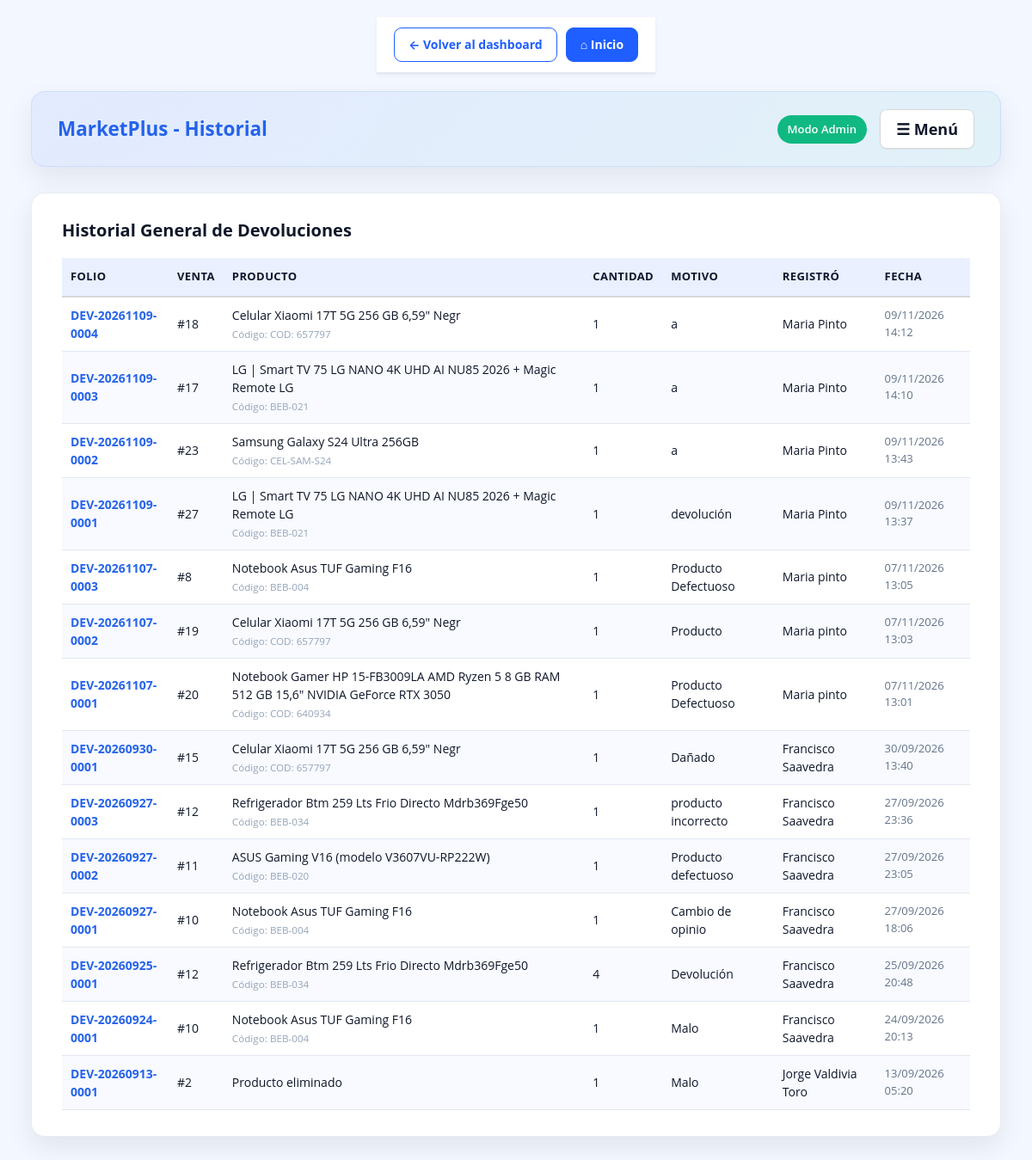
Page /Supervisor/historial_devoluciones.php (signed in) on the committed database.
### tables this page shows
CREATE TABLE `Devoluciones` (
  `id_devolucion` int(11) NOT NULL,
  `folio` varchar(50) NOT NULL,
  `id_venta` int(11) NOT NULL,
  `id_producto` int(11) NOT NULL,
  `cantidad` int(11) NOT NULL,
  `motivo` varchar(255) NOT NULL,
  `fecha` datetime DEFAULT current_timestamp(),
  `id_funcionario` int(11) DEFAULT NULL
);

CREATE TABLE `Ventas` (
  `id_ventas` int(11) NOT NULL,
  `id_funcionario` int(11) DEFAULT NULL,
  `id_cliente` int(11) DEFAULT NULL,
  `id_medio_pago` int(11) DEFAULT NULL,
  `total_venta` decimal(10,2) NOT NULL,
  `fecha_hora` datetime NOT NULL DEFAULT current_timestamp(),
  `ip_origen` varchar(45) DEFAULT NULL,
  `logs_seguridad` text DEFAULT NULL
);

CREATE TABLE `Productos` (
  `id_producto` int(11) NOT NULL,
  `id_categorias` int(11) NOT NULL,
  `nombre` varchar(255) NOT NULL,
  `descripcion` text NOT NULL,
  `precio` int(11) NOT NULL,
  `stock` int(11) NOT NULL,
  `imagen` varchar(255) DEFAULT NULL,
  `codigo` varchar(50) DEFAULT NULL,
  `activo` tinyint(1) NOT NULL DEFAULT 1
);

CREATE TABLE `funcionarios` (
  `id_funcionario` int(11) NOT NULL,
  `id_rol` int(11) NOT NULL,
  `nombre` varchar(45) NOT NULL,
  `apellido` varchar(45) NOT NULL,
  `rut` varchar(13) NOT NULL,
  `direccion` varchar(45) NOT NULL,
  `telefono` varchar(45) NOT NULL,
  `correo` varchar(45) NOT NULL,
  `contrasena` varchar(255) NOT NULL,
  `activo` tinyint(1) NOT NULL DEFAULT 1
);

### includes/auth.php (called while the page is built, shortened)
<?php
function esAdmin() {
    return isset($_SESSION['usuario']['rol']) && $_SESSION['usuario']['rol'] === 'administrador';
}

### Supervisor/historial_devoluciones.php (the view, shortened to what this page needs)
<?php
require_once __DIR__ . '/../includes/auth.php';
require_once __DIR__ . '/../funciones/navegacion.php';
$pdo = conectar();
$esAdmin = esAdmin();
$rolActual = $_SESSION['usuario']['rol'] ?? null;
$devoluciones = [];
try {
    $sql = "SELECT d.id_devolucion, d.folio, d.cantidad, d.motivo, d.fecha,
                   p.nombre AS producto, p.codigo,
                   v.id_ventas,
                   f.nombre AS func_nombre, f.apellido AS func_apellido
            FROM Devoluciones d
            LEFT JOIN Productos p ON d.id_producto = p.id_producto
            LEFT JOIN Ventas v ON d.id_venta = v.id_ventas
            LEFT JOIN funcionarios f ON d.id_funcionario = f.id_funcionario
            ORDER BY d.fecha DESC";
    $stmt = $pdo->query($sql);
    if ($stmt) {
        $devoluciones = $stmt->fetchAll(PDO::FETCH_ASSOC);
    }
} catch (PDOException $e) {
    $devoluciones = [];
}
?>
<!DOCTYPE html>
<html lang="es">
<head>
    <link rel="stylesheet" href="<?php echo BASE_URL; ?>/css/estilos.css?v=<?php echo time(); ?>">
    <link rel="stylesheet" href="<?php echo BASE_URL; ?>/css/navegacion.css">
    <link rel="stylesheet" href="../css/marketplus-theme.css?v=1">
</head>
<body>
<div class="container">
    <div class="header">
        <div>
            <h2 style="margin:0; color: #2563eb;">MarketPlus - Historial</h2>
        </div>
        <div style="display: flex; gap: 15px; align-items: center;">
            <?php if ($esAdmin): ?>
                <span style="background: #10b981; color: white; padding: 6px 12px; border-radius: 20px; font-weight: 600; font-size: 13px;">Modo Admin</span>
            <?php else: ?>
                <span style="background: #3b82f6; color: white; padding: 6px 12px; border-radius: 20px; font-weight: 600; font-size: 13px;">Modo <?php echo htmlspecialchars(ucfirst($rolActual)); ?></span>
            <?php endif; ?>
            <div class="menu-hamburguesa-container">
                <button class="btn-hamburguesa" aria-label="Abrir menú">☰ Menú</button>
            </div>
        </div>
    </div>
    <div class="card">
        <h3 style="margin-bottom: 20px;">Historial General de Devoluciones</h3>
        <?php if (empty($devoluciones)): ?>
            <p style="text-align: center; color: var(--text-muted); padding: 20px 0;">No hay devoluciones registradas en el sistema.</p>
        <?php else: ?>
            <table style="width: 100%; border-collapse: collapse;">
                <thead>
                    <tr style="border-bottom: 2px solid var(--border-color); text-align: left;">
                        <th style="padding: 12px 10px;">Folio</th>
                        <th style="padding: 12px 10px;">Venta</th>
                        <th style="padding: 12px 10px;">Producto</th>
                        <th style="padding: 12px 10px;">Cantidad</th>
                        <th style="padding: 12px 10px;">Motivo</th>
                        <th style="padding: 12px 10px;">Registró</th>
                        <th style="padding: 12px 10px;">Fecha</th>
                    </tr>
                </thead>
                <tbody>
                    <?php foreach ($devoluciones as $d): ?>
                    <tr style="border-bottom: 1px solid var(--border-color);">
                        <td style="padding: 10px; font-weight: 700; color: #2563eb;"><?php echo htmlspecialchars($d['folio']); ?></td>
                        <td style="padding: 10px;">#<?php echo (int)$d['id_ventas']; ?></td>
                        <td style="padding: 10px;">
                            <?php echo htmlspecialchars($d['producto'] ?? 'Producto eliminado'); ?>
                            <?php if (!empty($d['codigo'])): ?>
                                <br><small style="color:#94a3b8;">Código: <?php echo htmlspecialchars($d['codigo']); ?></small>
                            <?php endif; ?>
                        </td>
                        <td style="padding: 10px;"><?php echo (int)$d['cantidad']; ?></td>
                        <td style="padding: 10px;"><?php echo htmlspecialchars($d['motivo']); ?></td>
                        <td style="padding: 10px;">
                            <?php
                            if (!empty($d['func_nombre'])) {
                                echo htmlspecialchars($d['func_nombre'] . ' ' . $d['func_apellido']);
                            } else {
                                echo '<em style="color:#94a3b8;">N/A</em>';
                            }
                            ?>
                        </td>
                        <td style="padding: 10px; color: var(--text-muted); font-size: 13px;"><?php echo date('d/m/Y H:i', strtotime($d['fecha'])); ?></td>
                    </tr>
                    <?php endforeach; ?>
                </tbody>
            </table>
        <?php endif; ?>
    </div>
</div>
</body>
</html>

### css/estilos.css (style rules this page uses)
:root { --primary: #2563eb; --primary-hover: #1d4ed8; --bg-light: #f8fafc; --card-bg: #ffffff; --text-dark: #0f172a; --text-muted: #64748b; --border-color: #e2e8f0; --danger: #ef4444; --success: #10b981; }
* { box-sizing: border-box; margin: 0; padding: 0; font-family: system-ui, -apple-system, BlinkMacSystemFont, 'Segoe UI', Roboto, Oxygen, Ubuntu, Cantarell, sans-serif; }
body { background-color: var(--bg-light); color: var(--text-dark); line-height: 1.6; padding: 30px 20px; font-size: 15px; }
.container { max-width: 1200px; margin: 0 auto; }
.header { background: var(--card-bg); padding: 20px 30px; border-radius: 14px; display: flex; justify-content: space-between; align-items: center; box-shadow: 0 1px 3px rgba(0,0,0,0.08); margin-bottom: 30px; }
.menu-hamburguesa-container { position: relative; display: inline-block; }
.btn-hamburguesa { background: #ffffff; border: 1px solid var(--border-color); color: var(--text-dark); font-size: 18px; padding: 10px 18px; border-radius: 8px; cursor: pointer; transition: all 0.2s ease; box-shadow: 0 1px 2px rgba(0,0,0,0.05); }
.card { background: var(--card-bg); border-radius: 14px; padding: 30px 35px; box-shadow: 0 1px 3px rgba(0,0,0,0.08); margin-bottom: 30px; }
.card h3 { margin-bottom: 18px; font-size: 20px; color: var(--text-dark); }
table { width: 100%; border-collapse: collapse; margin-top: 15px; }
th, td { padding: 14px 12px; text-align: left; border-bottom: 1px solid var(--border-color); font-size: 14px; line-height: 1.5; }
th { background: #f1f5f9; color: #475569; font-weight: 600; font-size: 13px; text-transform: uppercase; letter-spacing: 0.4px; }
:root { --lider-blue: #0071ce; --lider-blue-hover: #0058a3; --lider-yellow: #ffc220; --bg-gray: #f4f6f8; --text-main: #2e2e2e; --border-color: #d8d8d8; }
* { box-sizing: border-box; font-family: 'Open Sans', -apple-system, BlinkMacSystemFont, Roboto, sans-serif; margin: 0; padding: 0; }
body { background-color: var(--bg-gray); display: flex; flex-direction: column; align-items: center; justify-content: center; min-height: 100vh; padding: 20px; }

### css/marketplus-theme.css (style rules this page uses)
:root { --mp-primary: #1f5eff; --mp-primary-dark: #173fbf; --mp-secondary: #0f172a; --mp-accent: #14b8a6; --mp-background: #f3f7ff; --mp-surface: #ffffff; --mp-text: #0f172a; --mp-muted: #64748b; --mp-border: #e2e8f0; --mp-shadow: 0 12px 30px rgba(15, 23, 42, 0.08); }
html { scroll-behavior: smooth; }
body { background: var(--mp-background); color: var(--mp-text); font-family: "Segoe UI", Tahoma, Geneva, Verdana, sans-serif; }
h1, h2, h3, h4, h5, h6 { color: var(--mp-secondary); line-height: 1.25; }
.container, .content, main.content, .export-content, .admin-layout { width: min(1200px, calc(100% - 32px)); margin-left: auto; margin-right: auto; }
.container { padding-left: 0; padding-right: 0; }
.card, .panel-card, .login-card, .module-card, .tarjeta-formulario, .card-container, .tabla-container, .export-card { border: 1px solid rgba(148, 163, 184, 0.2); border-radius: 16px; background-color: var(--mp-surface); box-shadow: var(--mp-shadow); }
.card, .panel-card { overflow: hidden; }
.header, .dashboard-header, .header-panel { border: 1px solid rgba(31, 94, 255, 0.1); border-radius: 16px; background: linear-gradient(135deg, rgba(31, 94, 255, 0.08), rgba(20, 184, 166, 0.08)); box-shadow: var(--mp-shadow); }
.header { flex-wrap: wrap; gap: 16px; }
button, .btn, .btn-submit, .btn-primario, .mp-btn { border-radius: 9px; font-weight: 650; transition: background-color 0.18s ease, border-color 0.18s ease, box-shadow 0.18s ease, transform 0.18s ease; }
table { border-collapse: separate; border-spacing: 0; }
thead th { background-color: #eaf0ff; color: var(--mp-secondary); font-weight: 700; }
tbody tr:nth-child(even) { background-color: #f8faff; }
td, th { border-color: var(--mp-border); }

### rows in the picture
devoluciones: folio "DEV-20261109-0004", id_venta.id_ventas "18", id_producto.nombre "Celular Xiaomi 17T 5G 256 GB 6,59\" Negr", id_producto.codigo "COD: 657797", cantidad "1", motivo "a", id_funcionario.apellido "Maria Pinto", fecha "09/11/2026 14:12"
devoluciones: folio "DEV-20261109-0003", id_venta.id_ventas "17", id_producto.nombre "LG | Smart TV 75 LG NANO 4K UHD AI NU85 2026 + Magic Remote LG", id_producto.codigo "BEB-021", cantidad "1", motivo "a", id_funcionario.apellido "Maria Pinto", fecha "09/11/2026 14:10"
devoluciones: folio "DEV-20261109-0002", id_venta.id_ventas "23", id_producto.nombre "Samsung Galaxy S24 Ultra 256GB", id_producto.codigo "CEL-SAM-S24", cantidad "1", motivo "a", id_funcionario.apellido "Maria Pinto", fecha "09/11/2026 13:43"
devoluciones: folio "DEV-20261109-0001", id_venta.id_ventas "27", id_producto.nombre "LG | Smart TV 75 LG NANO 4K UHD AI NU85 2026 + Magic Remote LG", id_producto.codigo "BEB-021", cantidad "1", motivo "devolución", id_funcionario.apellido "Maria Pinto", fecha "09/11/2026 13:37"
devoluciones: folio "DEV-20261107-0003", id_venta.id_ventas "8", id_producto.nombre "Notebook Asus TUF Gaming F16", id_producto.codigo "BEB-004", cantidad "1", motivo "Producto Defectuoso", id_funcionario.apellido "Maria pinto", fecha "07/11/2026 13:05"
devoluciones: folio "DEV-20261107-0002", id_venta.id_ventas "19", id_producto.nombre "Celular Xiaomi 17T 5G 256 GB 6,59\" Negr", id_producto.codigo "COD: 657797", cantidad "1", motivo "Producto", id_funcionario.apellido "Maria pinto", fecha "07/11/2026 13:03"
devoluciones: folio "DEV-20261107-0001", id_venta.id_ventas "20", id_producto.nombre "Notebook Gamer HP 15-FB3009LA AMD Ryzen 5 8 GB RAM 512 GB 15,6\" NVIDIA GeForce RTX 3050", id_producto.codigo "COD: 640934", cantidad "1", motivo "Producto Defectuoso", id_funcionario.apellido "Maria pinto", fecha "07/11/2026 13:01"
devoluciones: folio "DEV-20260930-0001", id_venta.id_ventas "15", id_producto.nombre "Celular Xiaomi 17T 5G 256 GB 6,59\" Negr", id_producto.codigo "COD: 657797", cantidad "1", motivo "Dañado", id_funcionario.apellido "Francisco Saavedra", fecha "30/09/2026 13:40"
devoluciones: folio "DEV-20260927-0003", id_venta.id_ventas "12", id_producto.nombre "Refrigerador Btm 259 Lts Frio Directo Mdrb369Fge50", id_producto.codigo "BEB-034", cantidad "1", motivo "producto incorrecto", id_funcionario.apellido "Francisco Saavedra", fecha "27/09/2026 23:36"
devoluciones: folio "DEV-20260927-0002", id_venta.id_ventas "11", id_producto.nombre "ASUS Gaming V16 (modelo V3607VU-RP222W)", id_producto.codigo "BEB-020", cantidad "1", motivo "Producto defectuoso", id_funcionario.apellido "Francisco Saavedra", fecha "27/09/2026 23:05"
devoluciones: folio "DEV-20260927-0001", id_venta.id_ventas "10", id_producto.nombre "Notebook Asus TUF Gaming F16", id_producto.codigo "BEB-004", cantidad "1", motivo "Cambio de opinio", id_funcionario.apellido "Francisco Saavedra", fecha "27/09/2026 18:06"
devoluciones: folio "DEV-20260925-0001", id_venta.id_ventas "12", id_producto.nombre "Refrigerador Btm 259 Lts Frio Directo Mdrb369Fge50", id_producto.codigo "BEB-034", cantidad "4", motivo "Devolución", id_funcionario.apellido "Francisco Saavedra", fecha "25/09/2026 20:48"
devoluciones: folio "DEV-20260924-0001", id_venta.id_ventas "10", id_producto.nombre "Notebook Asus TUF Gaming F16", id_producto.codigo "BEB-004", cantidad "1", motivo "Malo", id_funcionario.apellido "Francisco Saavedra", fecha "24/09/2026 20:13"
devoluciones: folio "DEV-20260913-0001", id_venta.id_ventas "2", producto "Producto eliminado", cantidad "1", motivo "Malo", id_funcionario.apellido "Jorge Valdivia Toro", fecha "13/09/2026 05:20"
